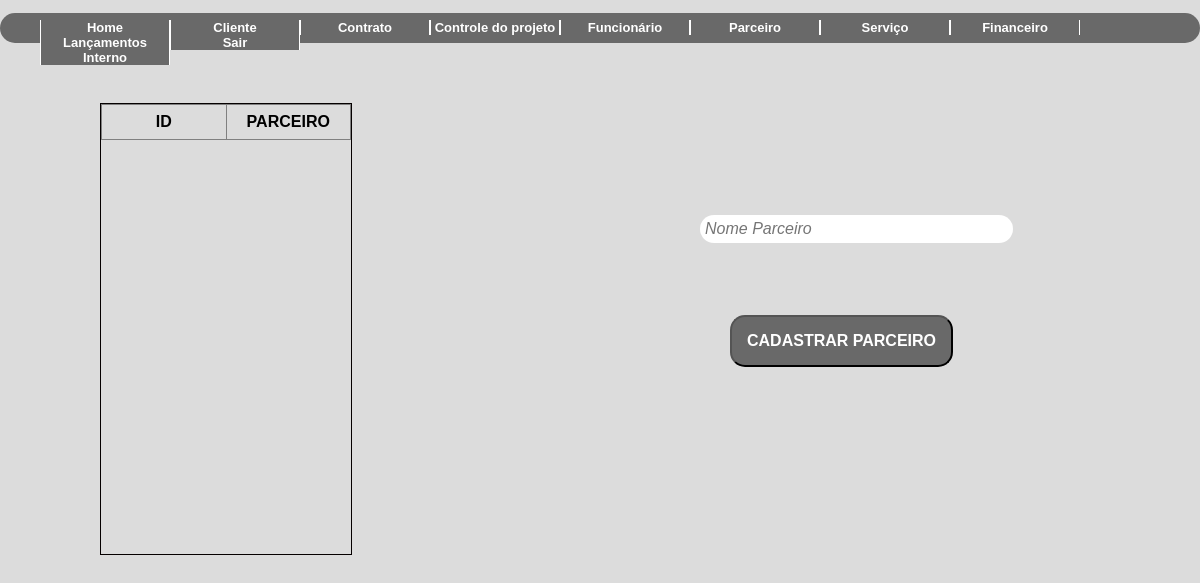
Page /cadastrar_parceiro.php (signed in) on the earlier database version.
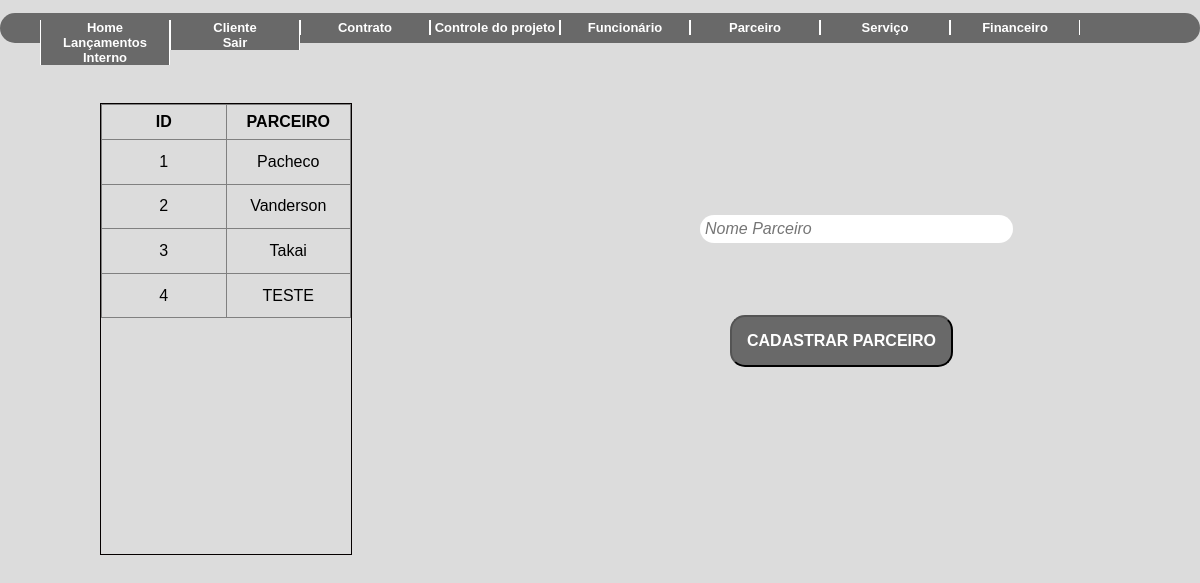
Same page on the later database version.
### tables this page shows
CREATE TABLE IF NOT EXISTS `parceiro` (
  `id_parc` int(11) NOT NULL AUTO_INCREMENT,
  `nome` varchar(50) NOT NULL,
  PRIMARY KEY (`id_parc`)
);

### classes/parceiro.class.php (called while the page is built, shortened)
<?php
require_once 'Conexao.class.php';
require_once 'funcoes.class.php';
class Parceiro{
    public function __construct(){
        $this->con = new conexao();
    }
    public function querySelect(){
        try{
            $cst = $this->con->conect()->prepare("SELECT `id_parc`, `nome` FROM `parceiro`;");
            $cst->execute();
            return $cst->fetchAll();
        }catch(PDOException $ex){
            return 'erro '.$ex->getMessage();
        }
    }
}
?>

### classes/Conexao.class.php (called while the page is built)
<?php
class conexao{
    private $usuario;
    private $senha;
    private $banco;
    private $servidor;
    private static $pdo;
    public function __construct(){
        $this->servidor = "localhost";
        $this->banco = "teste2";
        $this->usuario =  "root";
        $this->senha = "";
    }
    public function conect(){
        try{
            if(is_null(self::$pdo)){
                self::$pdo = new PDO("mysql:host=".$this->servidor.";dbname=".$this->banco, $this->usuario, $this->senha);
            }
            return self::$pdo;
        } catch (PDOException $ex) {
			echo $ex->getMessage();
        }
    }
}
?>

### classes/funcoes.class.php (called while the page is built, shortened)
<?php
class funcoes{
    public function tratarCaracter($vlr, $tipo){
        switch($tipo){
            case 1: $rst = utf8_decode($vlr); break;
        }
        return $rst;
    }
}
?>

### cadastrar_parceiro.php (the view, shortened to what this page needs)
<?php
    require_once 'classes/funcoes.class.php';
    require_once 'classes/parceiro.class.php';
    $objFc = new Funcoes();
    $objfn = new Parceiro();
?>
<!DOCTYPE html>
<html lang="pt-br">
<head>
    <link rel="stylesheet" type="text/css" href="style/style2.css" />
</head>
<body>
    <nav>
        <div >
           <?php include_once("header.php"); ?>
        </div>
    </nav>
    <div class="scroll-parceiro">
        <table border="1">
            <thead>
                <tr>
                <th>ID</th>
                <th>PARCEIRO</th>
                </tr>
            </thead>
            <tbody>
                <?php foreach($objfn->querySelect() as $rst){ ?>
                <tr>
                    <td> <?php echo ($objFc->tratarCaracter($rst['id_parc'], 1)) ?> </td>
                    <td> <?php echo ($objFc->tratarCaracter($rst['nome'], 1)) ?> </td>
                </tr>
                <?php } ?>
        </table>
    </div>
    <div class="parceiro">
        <form action="" method="post" >
            <input type="text" id="tParceiro" name="nome" maxlength="20" placeholder="Nome Parceiro" />
    </div>
        <button class="btn" type="submit" name="insert">CADASTRAR PARCEIRO</button>
</body>
</html>

Differences in the rows shown:
added parceiro: id_parc "1", nome "Pacheco"
added parceiro: id_parc "2", nome "Vanderson"
added parceiro: id_parc "3", nome "Takai"
added parceiro: id_parc "4", nome "TESTE"
